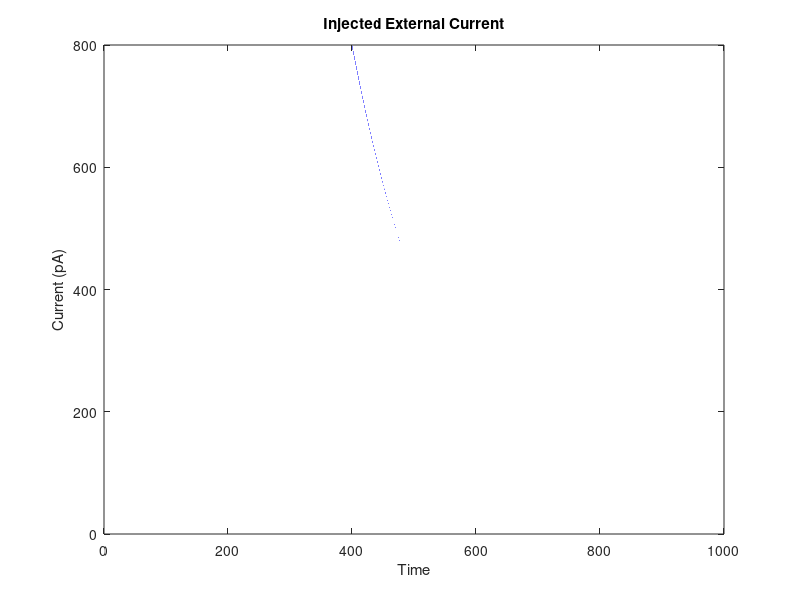

Recreate this plot in MATLAB. (Note: this script raises an error after producing the figure.)
clear;
close all;
%% Time Parameters
simt = 1000;         %simulation time (or 500)
dt = 1/1000;        %time step (or 1/1000)
T = 0:dt:simt;      %time series
lenT = length(T);
%% Parameters - Cell Type
% PYRAMIDAL EXCITATORY NEURON
n_half_e = -25;
EL_e = -80;
sa_e = 9;
% PARVALBUMINE INHIBITORY NEURON
n_half_i = -45;
EL_i = -78;
sa_i = 1;
%% Parameters - Synpase
C = 1;
E_Na = 60; E_K = -90;
g_L = 8; g_Na = 20; g_K = 10;
m_half = -20;
k_m = 15;
k_n = 5;
tau_n = 1;
% AMPA RECEPTOR
del_ampa = 2;
del_ampa = del_ampa/dt;
alpha_e = 25;               %amplitude factor of EPSP (mV)
beta_e = 0.3;               %decay factor of EPSP (sec^-1)
% GABA-A RECEPTOR
del_gaba = 5;
del_gaba = del_gaba/dt;
alpha_i = -3;               %amplitude factor of IPSP (mv)
beta_i = 0.1;               %decay factor of EPSP (sec^-1)
%% Transfer Function h(t)
% Alpha function adapted from van Rotterdam (1982)
he = alpha_e*beta_e*T.*exp(-beta_e*T);
hi = alpha_i*beta_i*T.*exp(-beta_i*T);
%figure(1)
%plot(T,he,'b'); hold on; plot(T,hi,'r');
%xlabel('Time')
%title('Transfer Function: Alpha Function')
%legend('Excitatory','Inhibitory')
%% Number of Neurons - per line
Ne_linear = 5;
Ni_linear = 5;
num_linear = Ne_linear + Ni_linear;

%figure(2)
%img = imread('../ffw_network.jpg');
%image(img)
%daspect([1,1,1]);
%set(gca,'visible','off');
%title('Basic Scheme of Single Linear Network')
%% Architecture of Neural Network
add_next_e = 5;
add_next_i = 5;
Ne = 10;
Ni = 10;
num_neurons = Ne+Ni;
num_lines = num_neurons/num_linear;
idx_e = 1:Ne;
idx_i = Ne+1:num_neurons;
if size(idx_e,1) ~= size(idx_i,1)
    error('Number of E and I neurons different; may have to change lattice structure')
end
%% External Current Injection

I_ext = zeros(num_neurons,lenT);
I_ext_max = 800; %maximum current injection

% (1) Create current
choose_current = 2; % 1 - ramp current
                    % 2 - ramp current with exponential decay
                    % 3 - box pulse current
                    % 4 - Gaussian pulse current

choose_propagation = 1; % 1 - feedforward
                        % 2 - feedback

if choose_current == 1
    % [1] Creat ramp current
    S_test = (I_ext_max/simt)*T;
    S_in=zeros(1,length(T));          % initialize the input spike train
    for k=1:length(T)
        tst=rand(1)*I_ext_max;
        if tst < S_test(k)*0.7        % arbitrary multiplyer to control spiking rate
            S_in(k)=1;                % insert a 'random' input spike
        end
    end
    
    z = zeros(1,lenT);
    y = zeros(1,lenT);
    z(1)=0;
    y(1)=0;

    for k=1:length(T)-1
        dy=z(k);
        y(k+1)=y(k)+dy*dt;
        dz=alpha_e*beta_e*S_in(k)-2*beta_e*z(k)-y(k)*beta_e^2;
        z(k+1)=z(k)+dz*dt;
    end
    
    % Random version: Set the input inject to scale * EPSP signal
    %I_inj = y*(I_ext_max/max(y));
    %I_inj_template = I_inj;
    
    % Ideal version w/o randomness
    pad_time = 15; % msec
    pad_length = pad_time*1000; % sec
    
    I_inj = zeros(1,lenT);
    I_inj(1:pad_length) = 0;
    I_inj(pad_length+1:end) = I_ext_max * linspace(0,1,length(pad_length+1:lenT));
    % If external input current is not padded with zeros, first dealy time
    % may be inconsistent with the rest of delay times.
    I_inj_template = I_inj;
    
    % Without padding zeros: I_inj = I_ext_max*linspace(0,1,lenT);
    
elseif choose_current == 2
    % [2] Create ramp current with exponential decay
    pad_time = 15;
    pad_length = pad_time*1000;
    
    ramp_duration = 0.4;
    decay_duration = 0.15/dt;

    I_inj = zeros(1,lenT);
    I_inj(1:pad_length) = 0;
    ramp_length = ceil(ramp_duration*lenT-pad_length);
    I_inj(pad_length+1:pad_length+ramp_length) = linspace(0,1,ramp_length);
    I_inj(pad_length+ramp_length+1:end) = exp(-(0:(lenT-pad_length-ramp_length-1))/(decay_duration*T(end)));
    I_inj_template = I_inj;
    I_inj = I_ext_max*I_inj;
    
    % Without padding zeros
    %I_inj = zeros(1,lenT);
    %ramp_length = ceil(ramp_duration*lenT);
    %I_inj(1:ramp_length) = linspace(0,1,ramp_length);
    %I_inj(ramp_length+1:end) = exp(-(0:(lenT-ramp_length-1))/(decay_duration*T(end)));
    %I_inj_template = I_inj;
    %I_inj = I_ext_max*I_inj;
elseif choose_current == 3
    % [3] Create current of box pulse
    box_start_fr = 0.1;
    box_end_fr = 0.8;
    box_start = ceil(box_start_fr*lenT);
    box_end = ceil(box_end_fr*lenT);
    
    I_inj = zeros(1,lenT);
    I_inj(box_start:box_end) = 1;
    I_inj_template = I_inj;
    I_inj = I_ext_max*I_inj;
elseif choose_current == 4
    % [4] Create current of Gaussian pulse
    T_gaus = -simt/2:dt:simt/2;
    mu = -30; % mean (positive: rightward / negative: leftward)
    bandwidth = 120^2; % standard deviation
    I_inj = exp(-(pi/bandwidth)*(T_gaus-mu).^2);
    I_inj_template = I_inj;
    I_inj = I_ext_max*I_inj;
end

figure(3)
plot(T,I_inj);
xlabel('Time')
ylabel('Current (pA)')
title('Injected External Current')

% (2) Current injection for stimulated neurons
idx_stim_e = 1:add_next_e:Ne; %stimulated E neurons
for i = idx_stim_e
    I_ext(i,:) = I_inj/sa_e; %inject current on E neurons
end
if choose_propagation == 1 %if feedfoward
    idx_stim_i = Ne+1:add_next_i:num_neurons;
    for i = idx_stim_i
        I_ext(i,:) = I_inj/sa_i; %inject current on I neurons
    end
end

% (3) Add DC current
dc_app = 0;
I_ext = I_ext + dc_app;

% (4) Load surrounding currents
[NBRE, NBRI] = Final_NeighborNetworkMotif_312(simt, dt, T, lenT);

fprintf('Temporary pause. Check results for the neighboring network. \n')
pause;
%% Initializing Simulation
array = zeros(num_neurons, lenT);
array_e = zeros(Ne, lenT);
array_i = zeros(Ni, lenT);
% (1) Initialize array for storage and access
x1 = array_e; y1 = array_e; z1 = array_e;
x2 = array_i; y2 = array_i; z2 = array_i;
n1 = array_e; n2 = array_i;
v1 = array_e; v2 = array_i;

dy1 = array_e; dy2 = array_i;
dz1 = array_e; dz2 = array_i;
dn1 = array_e; dn2 = array_i;
dv1 = array_e; dv2 = array_i;

n_inf1 = array_e; n_inf2 = array_i;
m_inf1 = array_e; m_inf2 = array_i;

MPe = zeros(Ne,lenT-1); MPi = zeros(Ni,lenT-1);
MPef = zeros(Ne,lenT-1); MPif = zeros(Ni,lenT-1);
dMPef = zeros(Ne,lenT-1); dMPif = zeros(Ni,lenT-1);

current_e = array_e;
current_i = array_i;
sur_current_e = zeros(Ne,lenT);
sur_current_i = zeros(Ni,lenT);
current_e_org = array_e;
current_i_org = array_i;
% (2) Assign Initial Values
z1(:,1)=0;
y1(:,1)=0;
z2(:,1)=0;
y2(:,1)=0;
% (3) Initialize spike detector
clear D;
%% High-Pass Filter for the Spike Detector
MPef(:,1) = 0;
MPif(:,1) = 0;
F = 0.2;
tauF = 1/(2*pi*F); %cutoff frequency F = 1/(2*pi*tauF)
%% Simulation Loop
% Calculating membrane potential of cells ('to') receiving afferents by
% accounting for cells ('from') that send efferents.

% (1) Initial conditions and variables for simulation
t = 0;
k = 1;
p = 1;

thr = 20;

v1(:,1) = -60;
v2(:,1) = -60;
n1(:,1) = 1/(1+exp((n_half_e-v1(1,1))/k_n));
n2(:,1) = 1/(1+exp((n_half_i-v2(1,1))/k_n));

k_prev_value = 1.5;
k_prev_init = k_prev_value/dt;
k_prev1 = zeros(Ne,1); k_prev1(:,1) = -k_prev_init;
k_prev2 = zeros(Ni,1); k_prev2(:,1) = -k_prev_init;

De = zeros(Ne,lenT);
Di = zeros(Ni,lenT);

detecter1 = 0; ind_e = cell(Ne,1);
detecter2 = 0; ind_i = cell(Ni,1);
loop1 = 1:Ne;
loop2 = 1:Ni;

% (2) Determining Synaptic Weights

we_e = 1;%2; % E to E connection
% For E neurons, weight of 1~5 recommended; otherwise, easily saturates
we_i = 13;%13; % E to I connection
% For I neurons, weight of 15~30 recommended; otherwise, fragile
wi_e = 1;%1; % I to E connection
% For E neurons, weight of 0.8~1.2 recommended

% The reason why weights are selected to be [1, 15, 1] is because if we_i
% is bigger than 15, then the surrounding current has to be negative for
% first half theoretically.
% i.e. (External current - generated current = surrounding current)

% (3) Computing voltage potentials and propagating currents
fprintf('Starting simulation loop ...');
tic;
while (t<simt)
    
    % [1] High-Pass Filter & Spike Detection
    
    for i = 1:Ne
        MPe(i,k) = v1(i,k);
        if k>1
            dMPef(i,k) = (MPe(i,k)-MPe(i,k-1)) - MPef(i,k-1)*dt/tauF;
            MPef(i,k) = MPef(i,k-1) + dMPef(i,k);
        end
        if k>2 && (MPef(i,k-1) > thr)
            if MPef(i,k-1) >= MPef(i,k-2) && MPef(i,k-1) >= MPef(i,k) && ...
                    k+del_ampa < length(x1)
                % AMPA delayed activation
                if k - k_prev1(i,1) > k_prev_init
                    De(i,p) = k;
                    x1(i,k+del_ampa) = x1(i,k+del_ampa) + 1/dt;
                    k_prev1(i,1) = k;
                    p = p+1;
                end
            end
        end
    end
    
    for i = 1:Ni
        MPi(i,k) = v2(i,k);
        if k>1
            dMPif(i,k) = (MPi(i,k)-MPi(i,k-1)) - MPif(i,k-1)*dt/tauF;
            MPif(i,k) = MPif(i,k-1) + dMPif(i,k);
        end
        if k>2 && (MPif(i,k-1) > thr)
            if MPif(i,k-1) >= MPif(i,k-2) && MPif(i,k-1) >= MPif(i,k) && ...
                    k+del_gaba < length(x2)
                % GABA delayed activation
                if k - k_prev2(i,1) > k_prev_init
                    Di(i,p) = k;
                    x2(i,k+del_gaba) = x2(i,k+del_gaba) + 1/dt;
                    k_prev2(i,1) = k;
                    p = p+1;
                end
            end
        end
    end
        
    % [2] Compute Conductance and Synaptic Output for AMPA
    
    dy1(:,k) = z1(:,k);
    y1(:,k+1) = y1(:,k) + dy1(:,k)*dt;
    dz1(:,k) = alpha_e*beta_e*x1(:,k) - 2*beta_e*z1(:,k) - y1(:,k)*beta_e^2;
    z1(:,k+1) = z1(:,k) + dz1(:,k)*dt;
    
    m_inf1(:,k) = 1./(1+exp((m_half-v1(:,k))/k_m));
    n_inf1(:,k) = 1./(1+exp((n_half_e-v1(:,k))/k_n));
    dn1(:,k) = (n_inf1(:,k)-n1(:,k))/tau_n;
    n1(:,k+1) = n1(:,k) + dn1(:,k)*dt;
    
    % [3] Compute Conductance and Synaptic Output for GABA-A

    dy2(:,k) = z2(:,k);
    y2(:,k+1) = y2(:,k)+dy2(:,k)*dt;
    dz2(:,k) = alpha_i*beta_i*x2(:,k) - 2*beta_i*z2(:,k) - y2(:,k)*beta_i^2;
    z2(:,k+1) = z2(:,k) + dz2(:,k)*dt;
    
    m_inf2(:,k) = 1./(1+exp((m_half-v2(:,k))/k_m));
    n_inf2(:,k) = 1./(1+exp((n_half_i-v2(:,k))/k_n));
    dn2(:,k) = (n_inf2(:,k)-n2(:,k))/tau_n;
    n2(:,k+1) = n2(:,k) + dn2(:,k)*dt;
    
    % [4] Set Current
    
    % |A| Calculate Postsynaptic Currents
    if choose_propagation == 1 %if feedforward
        % For stimulated neurons
        for i = idx_stim_e
            current_e(i,k) = I_ext(i,k) + y2(i,k)*wi_e;
        end
        for i = idx_stim_i
            current_i(i-Ne,k) = I_ext(i,k);
        end
        % For propagating neurons
        for i = setdiff(2:Ne,idx_stim_e)
            current_e(i,k) = I_ext(i,k) + y1(i-1,k)*we_e + y2(i,k)*wi_e;
        end
        for i = setdiff(2:Ni,idx_stim_i-Ne)
            current_i(i,k) = I_ext(i+Ne,k) + y1(i-1,k)*we_i;
        end
    elseif choose_propagation == 2 %if feedback
        % For stimulated neurons
        for i = idx_stim_e
            current_e(i,k) = I_ext(i,k) + y2(i,k)*wi_e;
        end
        % For propagating neurons
        for i = setdiff(2:Ne,idx_stim_e)
            current_e(i,k) = I_ext(i,k) + y1(i-1,k)*we_e + y2(i,k)*wi_e;
        end
        for i = 1:Ni
            current_i(i,k) = I_ext(i+Ne,k) + y1(i,k)*we_i;
        end
    end
    
    % |B| Add presumptive surrounding currents
        
    if detecter1 == 0
        %ind_e = find(current_e(2,:),1,'first');
        for i = loop1
            if current_e(i,k) ~= 0
                ind_e{i} = k;
            end
            if ~isempty(ind_e{i}) == 1
                loop1 = setdiff(loop1,i);
            end
        end
        if ~isempty(ind_e{Ne})
            detecter1 = 1;
        end
    end
    
    for i = setdiff(1:Ne,idx_stim_e)
        if ~isempty(ind_e{i})
            if k >= ind_e{i}
                sur_current_e(i,k) = NBRE(1,k-ind_e{i}+1);
            end
        end
    end

    if detecter2 == 0
        %ind_i = find(current_i(2,:),1,'first');
        for i = loop2
            if current_i(i,k) ~= 0
                ind_i{i} = k;
            end
            if ~isempty(ind_e{i})
                loop2 = setdiff(loop2,i);
            end
        end
        if ~isempty(ind_i{Ni})
            detecter2 = 1;
        end
    end
    
    for i = setdiff(1:Ni,idx_stim_i-Ne)
        if ~isempty(ind_i{i})
            if k >= ind_i{i}
                sur_current_i(i,k) = NBRI(1,k-ind_i{i}+1);
            end
        end
    end
    
    current_e_org(:,k) = current_e(:,k);
    current_i_org(:,k) = current_i(:,k);
    
    for i = 1:Ne
        current_e(i,k) = current_e(i,k) + sur_current_e(i,k);
    end
    for i = 1:Ni
        current_i(i,k) = current_i(i,k) + sur_current_i(i,k);
    end
    
    % [5] Calculate Membrane Potentials
    for i = 1:Ne
        dv1(i,k) = (dt/C)*(current_e(i,k)-g_L*(v1(i,k)-EL_e)-g_Na*...
            m_inf1(i,k)*(v1(i,k)-E_Na)-g_K*n1(i,k)*(v1(i,k)-E_K));
        % The new membrane potential of the pyramidal cell
        v1(i,k+1) = v1(i,k) + dv1(i,k);
    end
    
    for i = 1:Ni
        dv2(i,k) = (dt/C)*(current_i(i,k)-g_L*(v2(i,k)-EL_i)-g_Na*...
            m_inf2(i,k)*(v2(i,k)-E_Na)-g_K*n2(i,k)*(v2(i,k)-E_K));
        % The new membrane potential of the parvalbumine cell
        v2(i,k+1) = v2(i,k) + dv2(i,k);
    end
    
    % [6] Update t & k
    t = t + dt;
    k = k + 1;
end
elapsed_time = toc;
fprintf('has taken %.3f seconds. \n', elapsed_time)
%% Plot
numplot = min(Ne, Ne_linear);

figure;
for i = 1:numplot
hold on;
plot(T, current_e_org(i,:));
end
xlabel('Time (ms)')
ylabel('Synaptic Current (pA)')
title('Original Current of the Ictal Network: Received by I Neurons')

figure;
for i = 1:numplot
hold on;
plot(T, current_i_org(i,:));
end
xlabel('Time (ms)')
ylabel('Synaptic Current (pA)')
title('Original Current of the Ictal Network: Received by I Neurons')

figure;
for i = 1:numplot
hold on;
plot(T, sur_current_e(i,:));
end
xlabel('Time (ms)')
ylabel('Synaptic Current (pA)')
title('Currents of Excitatory Neighboring Neuron')

figure;
for i = 1:numplot
hold on;
plot(T, sur_current_i(i,:));
end
xlabel('Time (ms)')
ylabel('Synaptic Current (pA)')
title('Currents of Inhibitory Neighboring Neurons')

figure;
hold on
lgnde = cell(1,numplot);
for i = 1:numplot
    plot(T,current_e(i,:));
    lgnde{1,i} = sprintf('Neuron #%d', i);
end
title('Total Current Received EPSP+IPSP: E Neurons')
xlabel('Time (ms)')
ylabel('Synaptic Current (pA)')
ylim([-inf max(max(current_e))+3])
legend(lgnde,'Location','southeastoutside')

figure;
hold on
lgndi = cell(1,numplot);
for i = 1:numplot
    plot(T,current_i(i,:));
    lgndi{1,i} = sprintf('Neuron #%d', i);
end
title('Total Current Received EPSP+IPSP: I Neurons')
xlabel('Time (ms)')
ylabel('Synaptic Current (pA)')
ylim([-inf max(max(current_i))+30])
legend(lgndi,'Location','southeastoutside')

figure;
for i = 1:numplot
    subplot(numplot,1,i);
    plot(T(1:length(MPe)), MPe(i,:), 'k');
    hold on
    plot(T(1:length(MPe)), y1(i,1:length(MPe)), 'b');
    He = ones(length(De),1)*max(MPe(i,:));
    plot(De(i,:)*dt,He,'.','Color',[0, 0.4470, 0.7410]);
    xlabel('Time (ms)')
    ylabel('MP (mV)')
    title(['Excitatory Neurons #',num2str(i)])
end

figure;
for i = 1:numplot
    subplot(numplot,1,i);
    plot(T(1:length(MPi)), MPi(i,:), 'k');
    hold on
    plot(T(1:length(MPi)), y2(i,1:length(MPi)), 'r');
    Hi = ones(length(Di),1)*max(MPi(i,:));
    plot(Di(i,:)*dt,Hi,'.','Color',[0.6350, 0.0780, 0.1840]);
    xlabel('Time (ms)')
    ylabel('MP (mV)')
    title(['Inhibitory Neurons #',num2str(i)])
end

fprintf('Temporary pause to check results. \n'); pause;
%% Propagation Delays
prop_del_e = zeros(Ne,1);
prop_del_i = zeros(Ni,1);
delay_time_e = zeros(Ne,1);
delay_time_i = zeros(Ni,1);
for i = 1:Ne
    prop_del_e(i,1) = find(De(i,:),1,'first');
end
for i = 1:Ni
    prop_del_i(i,1) = find(Di(i,:),1,'first');
end

conde = add_next_e*(1:num_lines);
condi = add_next_i*(1:num_lines);

for j = setdiff(1:Ne,conde)
    delay_time_e(j,1) = (De(j+1,prop_del_e(j+1,1)) - De(j,prop_del_e(j,1)))*dt;
end
delay_time_e = delay_time_e(delay_time_e~=0);% unit: msec
for j = setdiff(1:Ni,condi)
    delay_time_i(j,1) = (Di(j+1,prop_del_i(j+1,1)) - Di(j,prop_del_i(j,1)))*dt;
end
delay_time_i = delay_time_i(delay_time_i~=0); % unit: msec
%% Spike Counts
Spike_Counts = cell(num_neurons,1);
for i = 1:Ne
    store = De(i,:);
    Spike_Counts{i} = sort(store(store~=0)*dt/1000);
end
for i = 1:Ni
    store = Di(i,:);
    Spike_Counts{i+Ne} = sort(store(store~=0)*dt/1000);
end
%% Spike Estimation: Peristimulus Time Histogram (PSTH)
if ~all(cellfun(@(x) isvector(x) && isnumeric(x), Spike_Counts, 'uni', 1))
    error('Some neurons have not fired spikes.');
end

bin_size = 0.01;
smooth_size = 10.0;
edge_lim = [0, simt]*1e-3;

bin_num = ceil(abs(diff(edge_lim))/bin_size);
bin_edges = linspace(edge_lim(1),edge_lim(2),bin_num+1);
bin_centers = (bin_edges(1:end-1) + bin_edges(2:end))/2;

binned_psth = cellfun(@(x) histcounts(x(:),bin_edges)/bin_size, ...
    Spike_Counts, 'uni', 0); %averaged by bin size
smooth_psth = cellfun(@(x) smoothdata(x,'gaussian',smooth_size), ... 
    binned_psth, 'uni', 0);

% The command ['uni', 0 or false] results in the output return as a cell
% array; otherwise, output concatenates into a vector array.

PSTH = struct();
PSTH.binned = vertcat(binned_psth{:});
PSTH.smoothed = vertcat(smooth_psth{:});
PSTH.centers = bin_centers;

estimate_time = PSTH.centers;
estimate_rate = PSTH.smoothed;
%% Saved Changed Parameters
filename = 'simulation_info';

variable = struct();
variable.population.E = Ne;
variable.population.I = Ni;
variable.population.total = num_neurons;
if choose_current == 1
    variable.current_type = 'ramp';
elseif choose_current == 2
    variable.current_type = 'ramp_exp';
elseif choose_current == 3
    variable.current_type = 'box_pulse';
elseif choose_current == 4
    variable.current_type = 'gaussian_pulse';
end
variable.dc_current = dc_app;
variable.maxinjected = I_ext_max;
variable.weight.EtoE = we_e;
variable.weight.EtoI = we_i;
variable.weight.ItoE = wi_e;
variable.psth = PSTH;
save([filename '.mat'], 'variable');
%% Create Movie for Ictal Propagation
fprintf('Producing a video ...');
tic;

addpath('../') % for 'return_combination.m' and 'color2gradient.m' functions

% [1] Transform time steps into seconds for time series
T_sec = T/1000; % from ms to s

% [2] Set axes positions and legend location
% ax = [a, b, width, height] where a, b are Cartesian points of lower left
% corner
ax1_pos = [0.05, 0.15, 0.5, 0.75];
ax2_pos = [0.6, 0.65, 0.35, 0.25];
ax3_pos = [0.6, 0.35, 0.35, 0.25];
ax4_pos = [0.6, 0.05, 0.35, 0.25];
ax1_legend_loc = 'southoutside';

% [3] Initiate video writer
video_write = VideoWriter([filename '.avi']);
open(video_write);

title_style = {'FontSize',12,'FontWeight','normal'};

% [4] Generate lattice template
% Partly taken from 'set_pseudo_coordinate' & 'set_lattice_coordinate' 
% (https://github.com/tuanpham96/seizure_model)

lattice_distance = 2;

% |A| Build the unit lattice
%lattice_template = return_combination([-0.5,0.5], [-0.5,0.5]);
%lattice_template = vertcat(lattice_template, [0,0]); 
%index_template = [ones(4,1); -1];

lattice_template = [-0.5 0.5; 0 0];
index_template = [ones(1,1); -ones(1,1)]; % +1 = E, -1 = I

% |B| Recalculate number of neurons for template and final lattice
lattice_tplt_size = size(lattice_template, 1);
num_on_side = num_lines;
num_template = num_on_side*(num_linear/lattice_tplt_size);
new_num_neurons = num_template*lattice_tplt_size;

% |C| Major lattice to distribute the template
major_axis_height = sort((-(num_on_side-1):0) * lattice_distance, 'descend');
if Ne_linear == Ni_linear
    major_axis_width = (0:(Ne_linear-1)) * lattice_distance;
end
major_lattice = return_combination(major_axis_width, major_axis_height);
%(width, height) = (x,y); order is important

% |D| Final lattice and marking stimulated indices
final_lattice = arrayfun(@(i) lattice_template + major_lattice(i,:), ...
    1:num_template, 'uni', 0);
final_lattice = vertcat(final_lattice{:});
final_idx = repmat(index_template, [num_template,1]);

% |E| Reorganize indices and reset population indices
% Reorganize
[~,idx_sort] = sort(final_idx, 'descend');
final_idx = final_idx(idx_sort);
final_lattice = final_lattice(idx_sort, :);
% Reset
idx_e = sort(find(final_idx == +1), 'ascend');
idx_i = sort(find(final_idx == -1), 'ascend');
num_neurons = new_num_neurons;

% |F| Secure the starting coordinates
% Obtain pseudo coordinates
x_coord = final_lattice(:,1);
y_coord = final_lattice(:,2);
coordinates = struct('x', x_coord, 'y', y_coord);
% Get left coordinate
xleft = min(x_coord);
yleft = max(y_coord);
left_ind = find(x_coord == xleft & y_coord == yleft, 1);
left_neuron = struct('x', xleft, 'y', yleft, 'ind', left_ind);

% |G| Color Schemes
yellow = [0.9290, 0.6940, 0.1250];
maroon = [0.6350, 0.0780, 0.1840];
%purple = [0.4940, 0.1840, 0.5560];
%green = [0.4660, 0.6740, 0.1880];
%grey = [0.25, 0.25, 0.25];
%blue = [0, 0.4470, 0.7410];
color_opt = 'dual';
color = struct('E',yellow,'I',maroon,'option',color_opt);

% [5] Generate first frame
% |A| Visualize the neuronal population and stimulated neurons
% Partly taken from 'visualize_population' function. 
% For necessary reference, visit https://github.com/tuanpham96/seizure_model
spatial_pattern = 'LATTICE';
switch spatial_pattern
    case 'LATTICE'
        x_lat = coordinates.x;
        y_lat = coordinates.y;
        mark = 1/2;
end

figure; hold on;
graphics4legend = gobjects(1,3);
graphics4legend(1,1:2) = cellfun(@(pop,clr,nme) scatter(x_lat(pop), y_lat(pop), 150*mark, ...
    clr, 'filled', 'o', 'DisplayName', nme), ...
    {idx_e, idx_i}, {yellow, maroon}, {'EXC PYR neuron', 'INH PAR neuron'});
if ~isempty(idx_stim_e)
    graphics4legend(3,3) = scatter(x_lat(idx_stim_e), y_lat(idx_stim_e), 300*mark, ...
        'k', 'o', 'DisplayName', 'Stimulated Neuron');
end
graphics4legend = graphics4legend(isgraphics(graphics4legend));
legend(graphics4legend, 'Location', 'southoutside');
daspect([1,1,1]);

graphics4legend(3).DisplayName = 'Received external input';

% |B| Set axis for the first frame
set(gcf, 'units', 'normalized', 'position', [0,0,1,1], 'color', 'w');
ax1 = gca;
hold(ax1, 'on');
set(ax1, 'xcolor', 'none', 'ycolor', 'none', 'position', ax1_pos);
legend(ax1, graphics4legend, 'Location', ax1_legend_loc);

% |6| Min-Max Normalization for E and I Activities in PSTH
min_e = min(min(estimate_rate(idx_e,:)));
max_e = max(max(estimate_rate(idx_e,:)));
min_i = min(min(estimate_rate(idx_i,:)));
max_i = max(max(estimate_rate(idx_i,:)));

newmin = 0; newmax = 1;

estimate_rate_e = (estimate_rate(idx_e,:) - min_e) ./ (max_e - min_e);
% The minimum value in estimate_rate is mapped to 0, and the maximum value
% in estimate_rate is mapped to 1.
% The entire range of values of estimate_rate from its min to max are
% ampped to the range 0 to 1.
estimate_rate_e = (newmax - newmin) * estimate_rate_e + newmin;
% To transform (or normalize) the data into a particular range, then we can
% expand the general formula to:
% v' = (v-min)/(max-min) * (newmax-newmin) + newmin
% where newmin is the minimum and newmax is the maximum of the normalized
% dataset such that v = [min,max] -> v' = [newmin,newmax].
estimate_rate_i = (estimate_rate(idx_i,:) - min_i) ./ (max_i - min_i);
estimate_rate_i = (newmax - newmin) * estimate_rate_i + newmin;

estimate_current = I_inj_template;

% [7] Plotting Input Current, E Neuron Activity, & I Neuron Activity
axis_style = {'unit', 'normalized', 'visible', 'off'};
ax2 = axes(axis_style{:}, 'position', ax2_pos);
ax3 = axes(axis_style{:}, 'position', ax3_pos);
ax4 = axes(axis_style{:}, 'position', ax4_pos);
arrayfun(@(ax) hold(ax, 'on'), [ax1, ax2, ax3, ax4])

plot(ax2, T_sec, estimate_current, '-k', 'LineWidth', 1);
plot(ax3, estimate_time, estimate_rate_e, 'LineWidth', 1, 'Color', yellow);
plot(ax4, estimate_time, estimate_rate_i, 'LineWidth', 1, 'Color', maroon);

% [8] Final set up for video
% Overlay the first frame with absent activity
default_handle = scatter(ax1, x_lat, y_lat, 70*mark, 'w', 'filled', 'o');
title(ax1, 't = 0s', title_style{:});
% Vertical lines representing time
vert_time_lines = arrayfun(@(ax) plot(ax, [0,0], [0,1], ':k', ...
    'LineWidth', 0.7), [ax2, ax3, ax4]);
% Save to video
video_frame = getframe(gcf);
writeVideo(video_write, video_frame);

% [9] Transform discrete amplitude levels to discrete color contrasts
num_level = 100;

if strcmpi(color.option, 'dual') % compare strings
    cmap_e = flipud(color2gradient(color.E, num_level));
    cmap_i = flipud(color2gradient(color.I,num_level));
    sep_colors = true; % true = 1
end

if sep_colors == 1
    estimate_amp = estimate_rate;
    estimate_range = [min(estimate_rate(idx_e,:), [], 'all'), max(estimate_rate(idx_e,:), [], 'all')];
    estimate_amp(idx_e,:) = (estimate_rate(idx_e,:) - estimate_range(1))/abs(diff(estimate_range));
    estimate_range = [min(estimate_rate(idx_i,:), [], 'all'), max(estimate_rate(idx_i,:), [],'all')];
    estimate_amp(idx_i,:) = (estimate_rate(idx_i,:) - estimate_range(1))/abs(diff(estimate_range));
    estimate_level = round((num_level -1) * estimate_amp) + 1;
end

% [10] Plot and write frame for each time point
for i = 1:length(estimate_time)
    ti = estimate_time(i);
    ri = estimate_level(:,i);
    % Overlay with the current amplitude
    delete(default_handle);
    if i ==1 && sep_colors 
        sc_handle = gobjects(2,1);
    end
    
    if sep_colors
        sc_handle(1) = scatter(ax1, x_lat(idx_e), y_lat(idx_e), 120*mark, cmap_e(ri(idx_e),:), 'o', 'filled');
        sc_handle(2) = scatter(ax1, x_lat(idx_i), y_lat(idx_i), 120*mark, cmap_i(ri(idx_i),:), 'o', 'filled');
    end
    
    ti_sec = floor(ti);
    ti_ms = 1000*(ti-ti_sec);
    title(ax1, sprintf('Ictal Wave Propagation: Paroxysmal Depolarization Shift \nTime: t = %.0fs, %03.fms', ti_sec, ti_ms), title_style{:});
    legend(ax1, graphics4legend, 'Location', ax1_legend_loc);
    
    % Move vertical time line
    delete(vert_time_lines);
    time_lines = arrayfun(@(ax) plot(ax, ti*[1,1], [0,1], ':k', ...
        'LineWidth', 0.7), [ax2, ax3, ax4]);
    
    % Save to video
    video_frame = getframe(gcf);
    writeVideo(video_write, video_frame);
end

close(video_write);

elapsed_video = toc;
fprintf('has taken %.3f seconds. \n', elapsed_video);